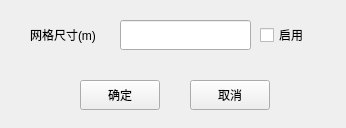
<?xml version="1.0" encoding="UTF-8"?>
<ui version="4.0">
 <class>frmMeshSize</class>
 <widget class="QMainWindow" name="frmMeshSize">
  <property name="geometry">
   <rect>
    <x>0</x>
    <y>0</y>
    <width>346</width>
    <height>128</height>
   </rect>
  </property>
  <property name="windowTitle">
   <string>局部尺寸</string>
  </property>
  <widget class="QWidget" name="centralwidget">
   <widget class="QPushButton" name="btnOK">
    <property name="geometry">
     <rect>
      <x>80</x>
      <y>80</y>
      <width>80</width>
      <height>30</height>
     </rect>
    </property>
    <property name="text">
     <string>确定</string>
    </property>
   </widget>
   <widget class="QPushButton" name="btnCancel">
    <property name="geometry">
     <rect>
      <x>190</x>
      <y>80</y>
      <width>80</width>
      <height>30</height>
     </rect>
    </property>
    <property name="text">
     <string>取消</string>
    </property>
   </widget>
   <widget class="QLabel" name="label">
    <property name="geometry">
     <rect>
      <x>30</x>
      <y>20</y>
      <width>81</width>
      <height>30</height>
     </rect>
    </property>
    <property name="text">
     <string>网格尺寸(m)</string>
    </property>
   </widget>
   <widget class="QLineEdit" name="txtMaxSize">
    <property name="geometry">
     <rect>
      <x>120</x>
      <y>20</y>
      <width>131</width>
      <height>30</height>
     </rect>
    </property>
   </widget>
   <widget class="QCheckBox" name="chk_used">
    <property name="geometry">
     <rect>
      <x>260</x>
      <y>20</y>
      <width>71</width>
      <height>30</height>
     </rect>
    </property>
    <property name="text">
     <string>启用</string>
    </property>
   </widget>
  </widget>
 </widget>
 <resources/>
 <connections/>
</ui>
